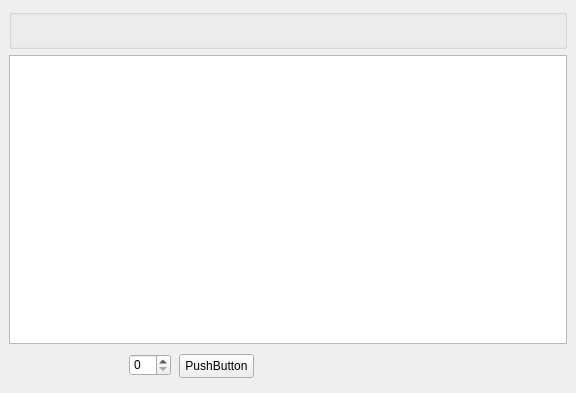
<?xml version="1.0" encoding="UTF-8"?>
<ui version="4.0">
 <class>ItemOrderSelector</class>
 <widget class="QWidget" name="ItemOrderSelector">
  <property name="geometry">
   <rect>
    <x>0</x>
    <y>0</y>
    <width>576</width>
    <height>393</height>
   </rect>
  </property>
  <property name="windowTitle">
   <string>Form</string>
  </property>
  <layout class="QGridLayout" name="gridLayout">
   <property name="leftMargin">
    <number>0</number>
   </property>
   <property name="topMargin">
    <number>0</number>
   </property>
   <property name="rightMargin">
    <number>0</number>
   </property>
   <property name="bottomMargin">
    <number>0</number>
   </property>
   <property name="spacing">
    <number>0</number>
   </property>
   <item row="0" column="0">
    <widget class="QWidget" name="wBg" native="true">
     <layout class="QVBoxLayout" name="verticalLayout">
      <item>
       <widget class="QGroupBox" name="btnArea">
        <property name="minimumSize">
         <size>
          <width>0</width>
          <height>40</height>
         </size>
        </property>
       </widget>
      </item>
      <item>
       <widget class="QWidget" name="widget_2" native="true">
        <layout class="QGridLayout" name="gridLayout_3">
         <property name="leftMargin">
          <number>0</number>
         </property>
         <property name="topMargin">
          <number>0</number>
         </property>
         <property name="rightMargin">
          <number>0</number>
         </property>
         <property name="bottomMargin">
          <number>0</number>
         </property>
         <property name="spacing">
          <number>0</number>
         </property>
         <item row="0" column="0">
          <widget class="QTableWidget" name="tableWidget"/>
         </item>
         <item row="1" column="0">
          <widget class="QWidget" name="widget" native="true">
           <property name="minimumSize">
            <size>
             <width>0</width>
             <height>40</height>
            </size>
           </property>
           <widget class="QSpinBox" name="spinBox">
            <property name="geometry">
             <rect>
              <x>120</x>
              <y>10</y>
              <width>42</width>
              <height>22</height>
             </rect>
            </property>
           </widget>
           <widget class="QPushButton" name="pushButton">
            <property name="geometry">
             <rect>
              <x>170</x>
              <y>10</y>
              <width>75</width>
              <height>24</height>
             </rect>
            </property>
            <property name="text">
             <string>PushButton</string>
            </property>
           </widget>
          </widget>
         </item>
        </layout>
       </widget>
      </item>
     </layout>
    </widget>
   </item>
  </layout>
 </widget>
 <resources/>
 <connections/>
</ui>
